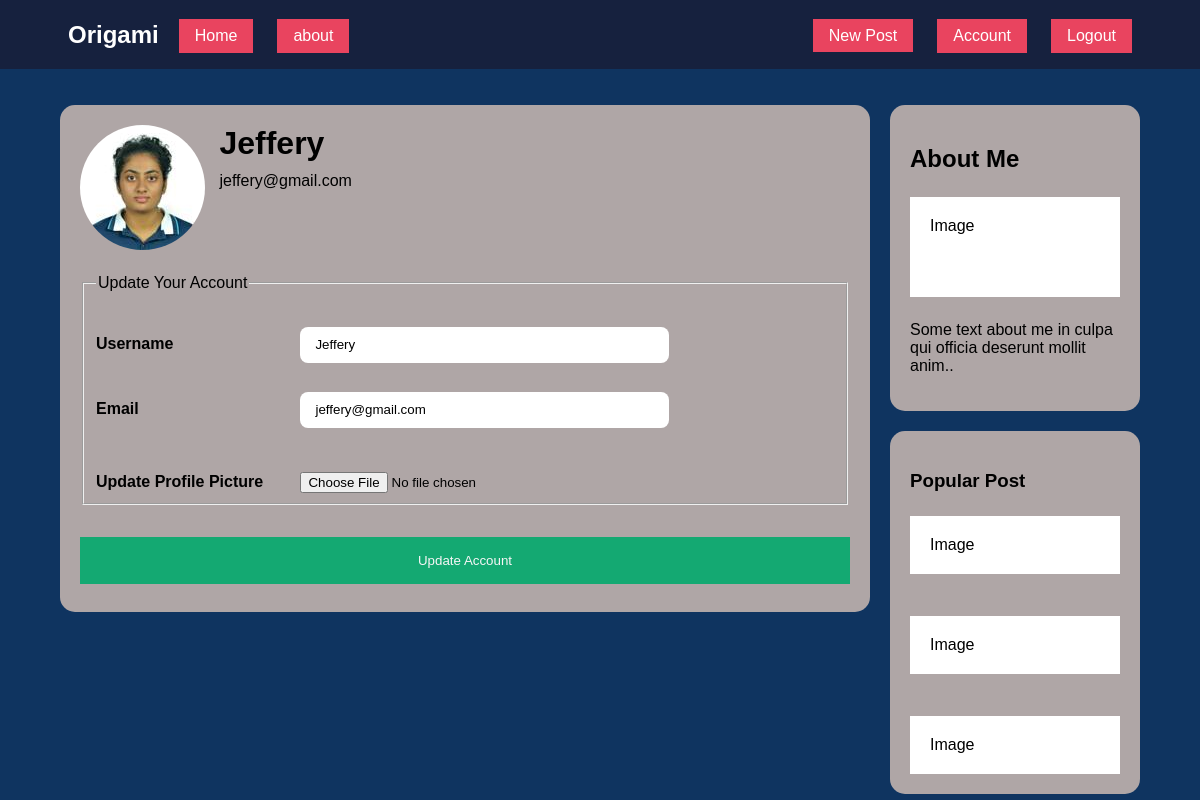
Page /account (signed in) on the earlier database version.
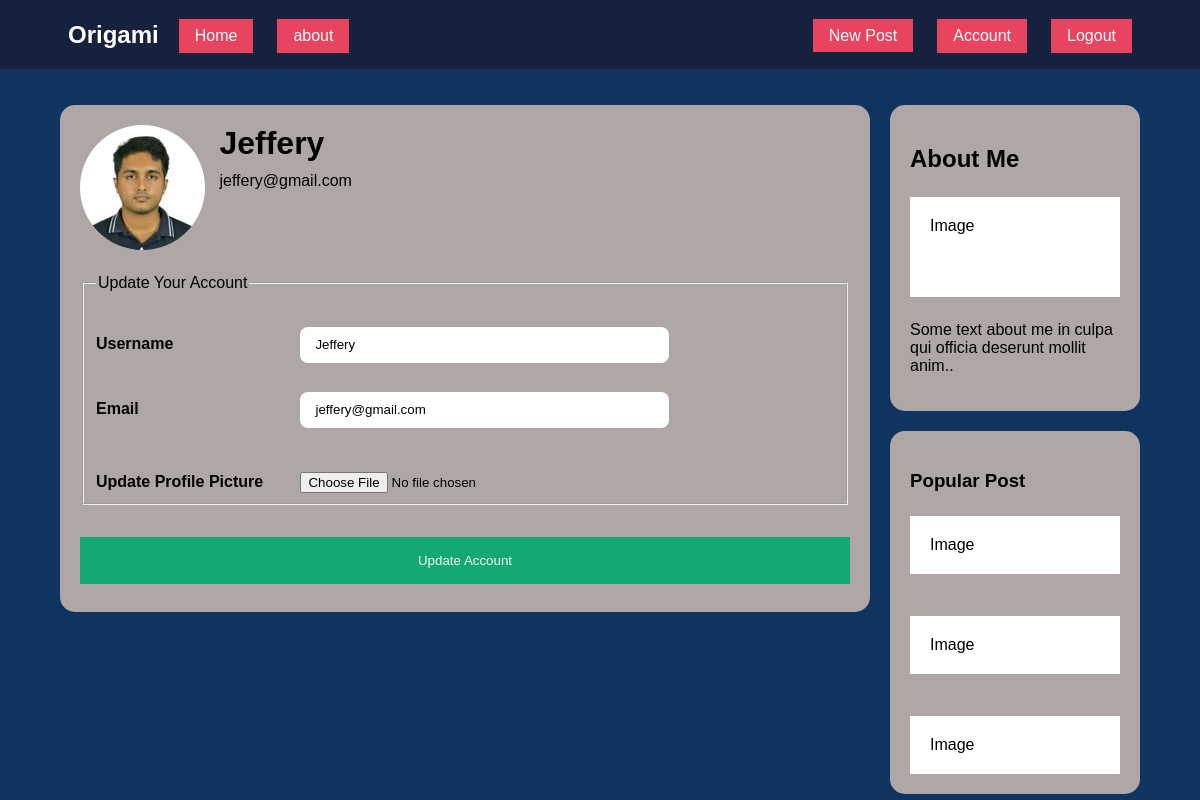
Same page on the later database version.
### origami/models.py (models this page shows, shortened)
class User(db.Model, UserMixin):
    id = db.Column(db.Integer, primary_key=True)
    username = db.Column(db.String(20), unique=True, nullable=False)
    email = db.Column(db.String(120), unique=True, nullable=False)
    image_file = db.Column(db.String(20), nullable=False, default='default.jpg')
    password = db.Column(db.String(60), nullable=False)
    posts = db.relationship('Post', backref='author', lazy=True)

### origami/routes.py (the view)
@app.route("/account", methods=['GET','POST'])
@login_required
def account():
    form = UpdateAccountForm()
    if form.validate_on_submit():
        if form.picture.data:
            picture_file = save_picture(form.picture.data)
            current_user.image_file = picture_file
        current_user.username = form.username.data
        current_user.email = form.email.data
        db.session.commit()
        flash('your account has been updated!', 'success')
        return redirect('account')
    elif request.method == 'GET':
        form.username.data = current_user.username
        form.email.data = current_user.email
    return render_template('account.html', title='Account',form=form)

### origami/forms.py (shortened to what this page needs)
class UpdateAccountForm(FlaskForm):
    username = StringField('Username',validators=[DataRequired(),Length(min=2, max=20)])
    email = StringField('Email', validators=[DataRequired(), Email()])
    picture = FileField('Update Profile Picture', validators=[FileAllowed(['jpg','png'])])
    submit = SubmitField('Update Account')

### origami/models.py (called while the page is built)
@login_manager.user_loader
def load_user(user_id):
    return User.query.get(int(user_id))

### origami/templates/account.html (shortened to what this page needs)
{% extends "layout.html" %}
{% block content %}
<div class="leftcolumn">
    <div class="card">
        <img src="{{url_for('static',filename='profile_pics/'+ current_user.image_file)}}" class="profile-pic" alt="users profile pics">
        <div class="text-file">
            <h1>{{current_user.username}}</h1>
            <p>{{current_user.email}}</p>
        </div>
        <form method="POST" action="" enctype="multipart/form-data">
            <fieldset>
                <legend>Update Your Account</legend>
                <div class="form-group">
                    {{form.username.label(class="form-control-label")}}
                    {% if form.username.errors %}
                        {{ form.username(class="is-invalid")}}
                        <div class="invaild-feedback">
                            {% for error in form.username.errors %}
                            <span>{{ error }}</span>
                            {% endfor %}
                        </div>
                    {% else %}
                        {{form.username(class="form-control")}}
                    {% endif %}
                </div>
                <div class="form-group">
                    {{form.email.label(class="form-control-label")}}
                    {% if form.email.errors%}
                        {{ form.email(class="is-invalid")}}
                        <div class="invaild-feedback">
                            {% for error in form.email.errors %}
                            <span>{{ error }}</span>
                            {% endfor %}
                        </div>
                    {% else %}
                        {{form.email(class="form-control")}}
                    {% endif %}
                </div>
                <div class="form-group">
                    {{form.picture.label(class="form-control-label")}}
                    {% if form.picture.errors%}
                        {{ form.picture(class="is-invalid")}}
                        <div class="invaild-feedback">
                            {% for error in form.picture.errors %}
                            <span>{{ error }}</span>
                            {% endfor %}
                        </div>
                    {% else %}
                        {{form.picture(class="form-control")}}
                    {% endif %}
                </div>
            </fieldset>
            <div class="form_group">
                {{form.submit(class="registerbtn")}}
            </div>
        </form>
    </div>
</div>
{% endblock content %}

Differences in the rows shown:
changed User "Jeffery": image_file: a different picture
